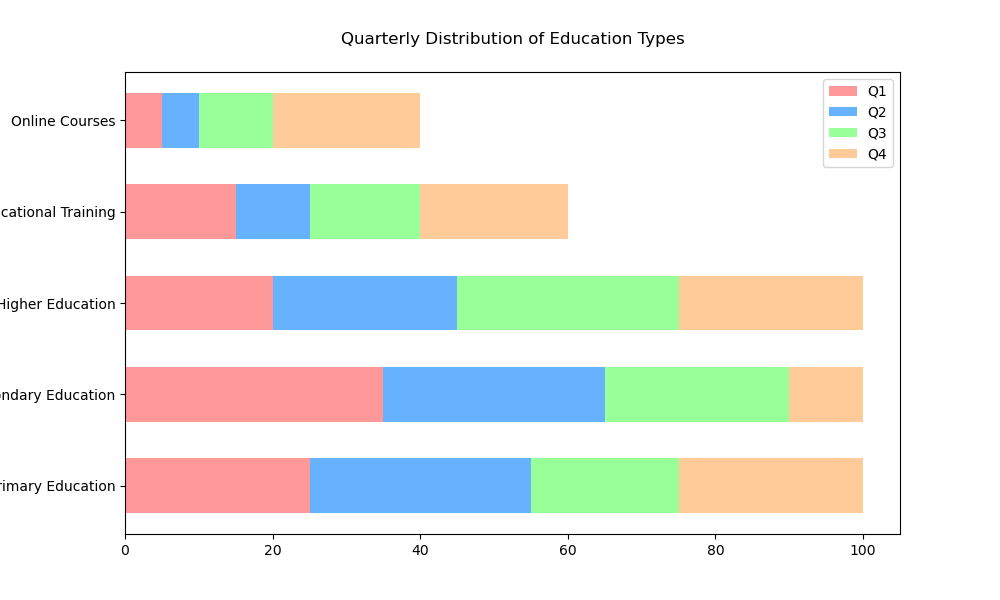

Write Python code to recreate this figure.
import matplotlib.pyplot as plt
import numpy as np

data = {
    'Category': ['Primary Education', 'Secondary Education', 'Higher Education', 'Vocational Training', 'Online Courses'],
    'Q1': [25, 35, 20, 15, 5],
    'Q2': [30, 30, 25, 10, 5],
    'Q3': [20, 25, 30, 15, 10],
    'Q4': [25, 10, 25, 20, 20]
}

categories = data['Category']
q1 = data['Q1']
q2 = data['Q2']
q3 = data['Q3']
q4 = data['Q4']

ind = np.arange(len(categories))
width = 0.6

fig, ax = plt.subplots(figsize=(10, 6))

p1 = ax.barh(ind, q1, width, color='#FF9999')
p2 = ax.barh(ind, q2, width, left=q1, color='#66B2FF')
p3 = ax.barh(ind, q3, width, left=np.add(q1, q2), color='#99FF99')
p4 = ax.barh(ind, q4, width, left=np.add(np.add(q1, q2), q3), color='#FFCC99')

ax.set_title('Quarterly Distribution of Education Types', pad=20)
ax.set_yticks(ind)
ax.set_yticklabels(categories)
ax.legend((p1[0], p2[0], p3[0], p4[0]), ('Q1', 'Q2', 'Q3', 'Q4'))

plt.show()
